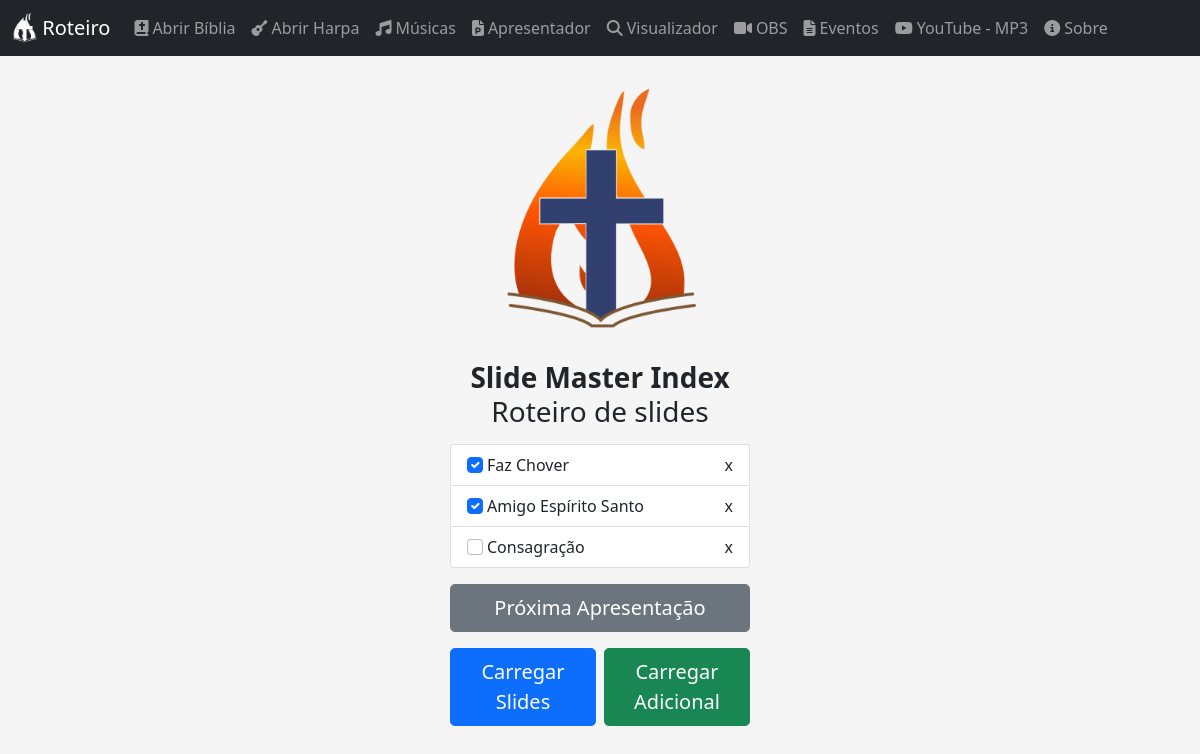
The page / on the database its author committed.
### tables this page shows
CREATE TABLE lista (caminho TEXT, nome TEXT UNIQUE, "check" BOOLEAN);

### app.py (the view)
@app.route('/', methods=['GET', 'POST'])
def index():
    if request.method == 'POST':
        lista = pegarSlidesAbertos()
        inserirListaRoteiro('Roteiro.db', lista)
        socketio.emit('refresh', 1)
    listaPPT = executarConsultaLista('Roteiro.db')
    return render_template('index.jinja', listaPPT=listaPPT, total=len(listaPPT), menu=0)

### consultaAcess.py (called while the page is built)
def executarConsultaLista(banco):
    conn = sqlite3.connect(banco)
    conn.row_factory = sqlite3.Row
    cursor = conn.cursor()
    codigoSQL = "SELECT * FROM lista"
    cursor.execute(codigoSQL)
    return [dict(row) for row in cursor.fetchall()]

### templates/index.jinja (shortened to what this page needs)
<!doctype html>
<html lang="en">
  <head>
    <link href="{{ url_for('static', filename='stylesheets/bootstrap.min.css') }}" rel="stylesheet">
    <link href="{{ url_for('static', filename='stylesheets/navbar-top-fixed.css') }}" rel="stylesheet">
    <link href="{{ url_for('static', filename='stylesheets/signin.css') }}" rel="stylesheet">
    <link href="{{ url_for('static', filename='font-awesome/css/fontawesome.min.css') }}" rel="stylesheet">
    <link href="{{ url_for('static', filename='font-awesome/css/brands.css') }}" rel="stylesheet">
    <link href="{{ url_for('static', filename='font-awesome/css/solid.css') }}" rel="stylesheet">
  </head>
  <body>
  {% include 'menu.html' %}
  <main class="form-signin">
      <div class="text-center"><img class="mb-4" src="{{ url_for('static', filename='images/Logo Colorido.png') }}" alt="" width="200" height="250"></div>
      <h1 class="h3 mb-3 fw-normal text-center"><a style="font-weight: bold;">Slide Master Index</a><br>Roteiro de slides</h1>
      {% if listaPPT|length > 0 %}
      <div class="form-floating">
        <ul class="list-group" id="presentations">
          {% for ppt in listaPPT %}
          <li class="list-group-item">
            {% if ppt['check'] == True %}
            <label><input class="form-check-input me-1" type="checkbox" name="checkEL" value="{{ ppt['caminho'] }}" checked>{{ ppt['nome'] }}</label>
            {% else %}
            <label><input class="form-check-input me-1" type="checkbox" name="checkEL" value="{{ ppt['caminho'] }}">{{ ppt['nome'] }}</label>
            {% endif %}
            <span class="close">x</span>
          </li>
          {% endfor %}
       </ul>
      </div>
      <form id="proxsld" method="post" action="{{ url_for('proximoSlide') }}">
      <button id="next" class="w-100 btn btn-lg btn-secondary" type="button">Próxima Apresentação</button>
      </form>
      <div class="row g-2">
      <div class="col">
      <form id="enviar" method="post" action="{{ url_for('index') }}">
        <button class="w-100 btn btn-lg btn-primary" type="submit">Carregar Slides</button>
      </form>
      </div>
      <div class="col">
        <form id="enviar" method="post" action="{{ url_for('carregarSlideAdicional') }}">
          <button class="w-100 btn btn-lg btn-success" type="submit">Carregar Adicional</button>
        </form>
        </div>
      </div>
      {% else %}
      <form id="enviar" method="post" action="{{ url_for('index') }}">
        <button class="w-100 btn btn-lg btn-primary" type="submit">Carregar Slides</button>
      </form>
    </main>
    {% endif %}
  </body>
</html>

### static/stylesheets/navbar-top-fixed.css (style rules this page uses)
body { min-height: 75rem; padding-top: 4.5rem; }

### static/stylesheets/signin.css (style rules this page uses)
html, body { height: 100%; }
body { background-color: #f5f5f5; }
.form-signin { width: 100%; max-width: 330px; padding: 15px; margin: auto; }

### templates/index.jinja (style rules this page uses)
.close { cursor: pointer; position: absolute; top: 50%; right: 0%; padding: 12px 16px; transform: translate(0%, -50%); }

### rows shown on the page
lista: nome "Faz Chover"
lista: nome "Amigo Espírito Santo"
lista: nome "Consagração"
